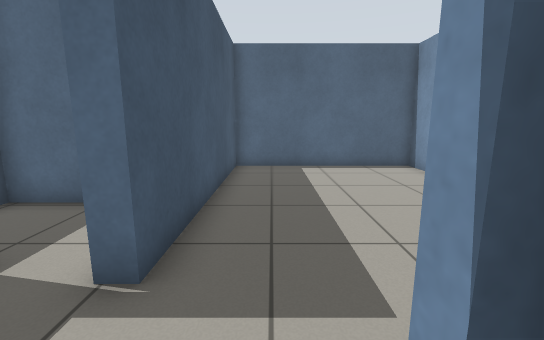
[1] (above)

14 first-person views from a walk through a Gazebo world. The camera is 0.94 m above the floor, tilts 10° down and sees 90° across. The floor is counted in squares, 0.5 m on a side. Each view is taken from the middle of a square. On the plan, view 1 faces up. The plan holds only what a view shows up to about 15 squares ahead; the rest is blank.

[2]
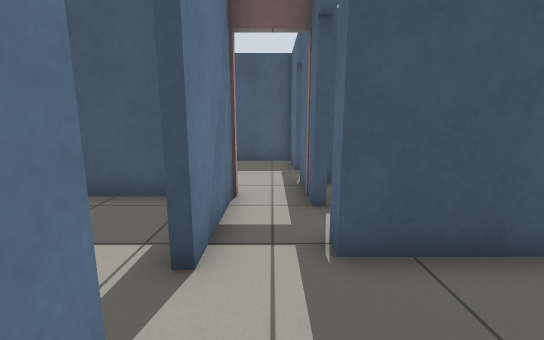

[3]
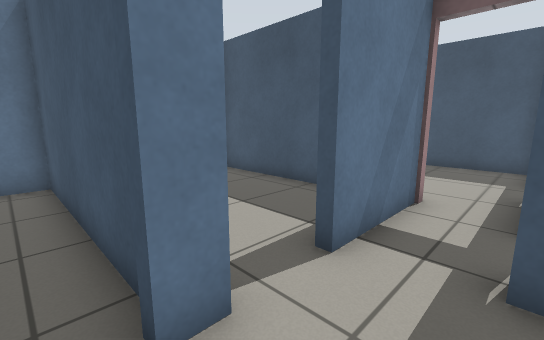

[4]
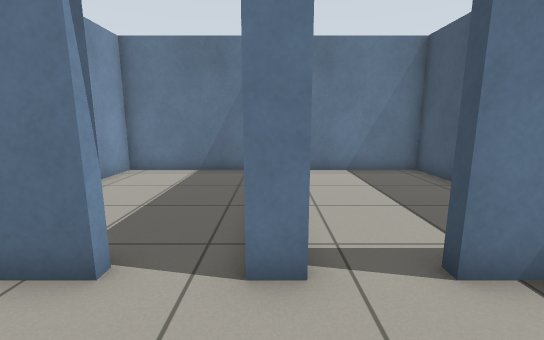

[5]
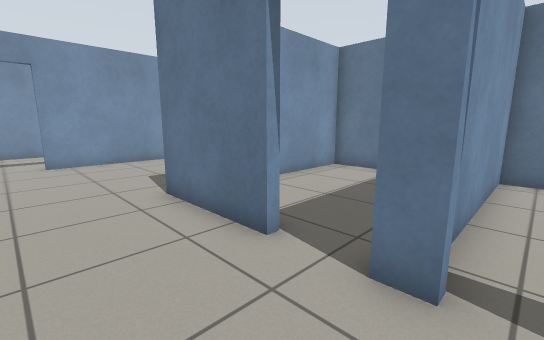

[6]
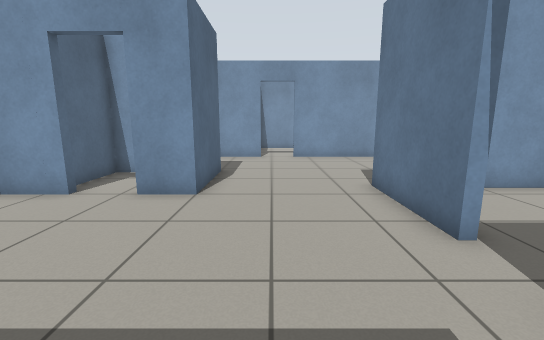

[7]
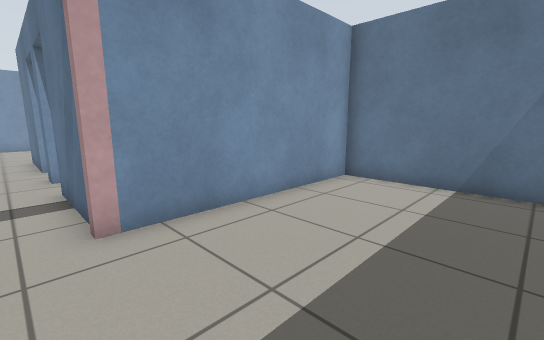

[8]
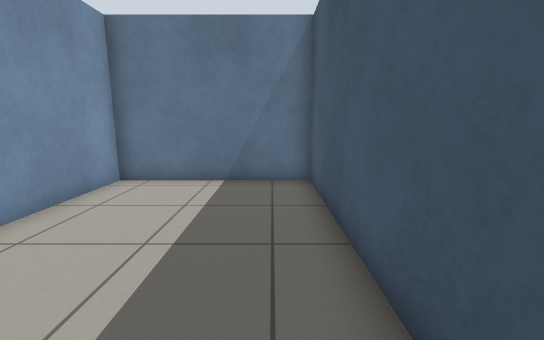

[9]
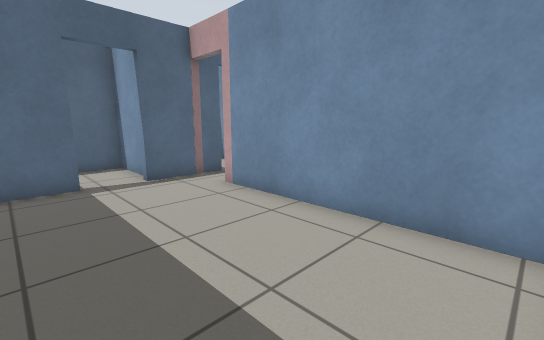

[10]
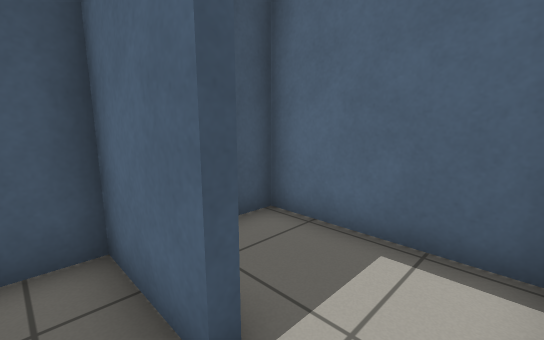

[11]
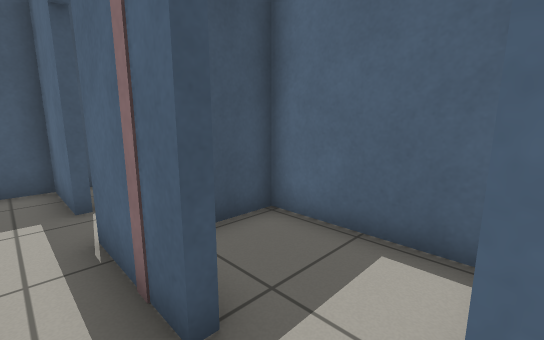

[12]
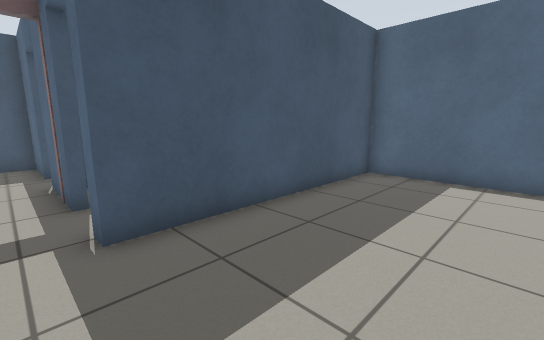

[13]
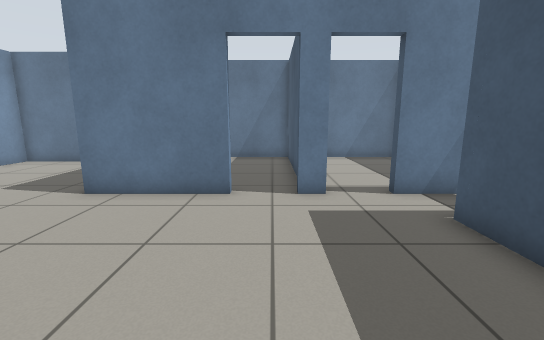

[14]
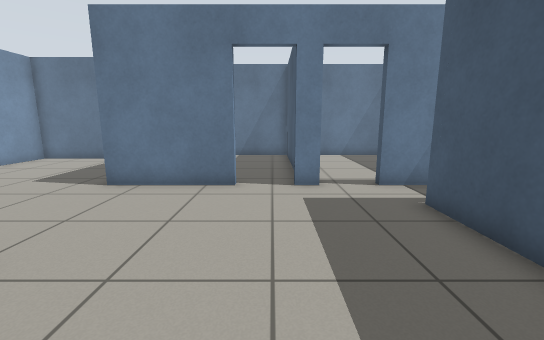

### Floor plan
Ten units are one square. View 1 is at (0, 0); x grows to the right and y downward. Boxes are objects, and circles mark ways between rooms. Rooms are numbered by the first view taken in them; rooms with no view inside come last. Other rooms are left out.
<svg viewBox="-117 -122 189 194">
<path fill="none" stroke="#000" d="M-47 6 -47 67 8 67 8 7M59 -60 59 -76M59 -93 59 -117 -16 -117 -16 -29 -21 -29M31 -10 55 -10M6 -10 13 -10M-50 -10 -12 -10M-85 -29 -112 -29 -112 67 -50 67 -50 -10M-39 -29 -69 -29M11 -1 11 67 67 67 67 21M-24 -62 -62 -62 -62 -36M-65 -39 -65 -62 -112 -62 -112 -36"/>
<circle cx="-5" cy="-10" r="3" fill="#2a7"/>
<circle cx="25" cy="-10" r="3" fill="#2a7"/>
<circle cx="-40" cy="-25" r="3" fill="#2a7"/>
<circle cx="-75" cy="-30" r="3" fill="#2a7"/>
<text x="-20" y="30">1</text>
<text x="20" y="-60">2</text>
<text x="-80" y="20">3</text>
<text x="40" y="30">4</text>
<text x="-40" y="-50">5</text>
<text x="-90" y="-50">6</text>
</svg>
Room 1 opens to room 2. Room 2 opens to room 4. Room 2 opens to room 5. Room 3 opens to room 6.

Where each view was taken, in squares from view 1:
view 1: 0 up, 0 right, facing up
view 2: 2 up, 2 right, facing left
view 3: 3 up, 2 right, facing down-left
view 4: 4 up, 1 right, facing down
view 5: 4 up, 0 right, facing down-right
view 6: 4 up, 1 left, facing right
view 7: 2 up, 10 left, facing down-right
view 8: 2 up, 10 left, facing down
view 9: 6 down, 10 left, facing up-right
view 10: 2 up, 7 left, facing up-left
view 11: 2 up, 2 left, facing up-left
view 12: 2 up, 3 right, facing up-left
view 13: 8 up, 2 right, facing down
view 14: 9 up, 2 right, facing down
